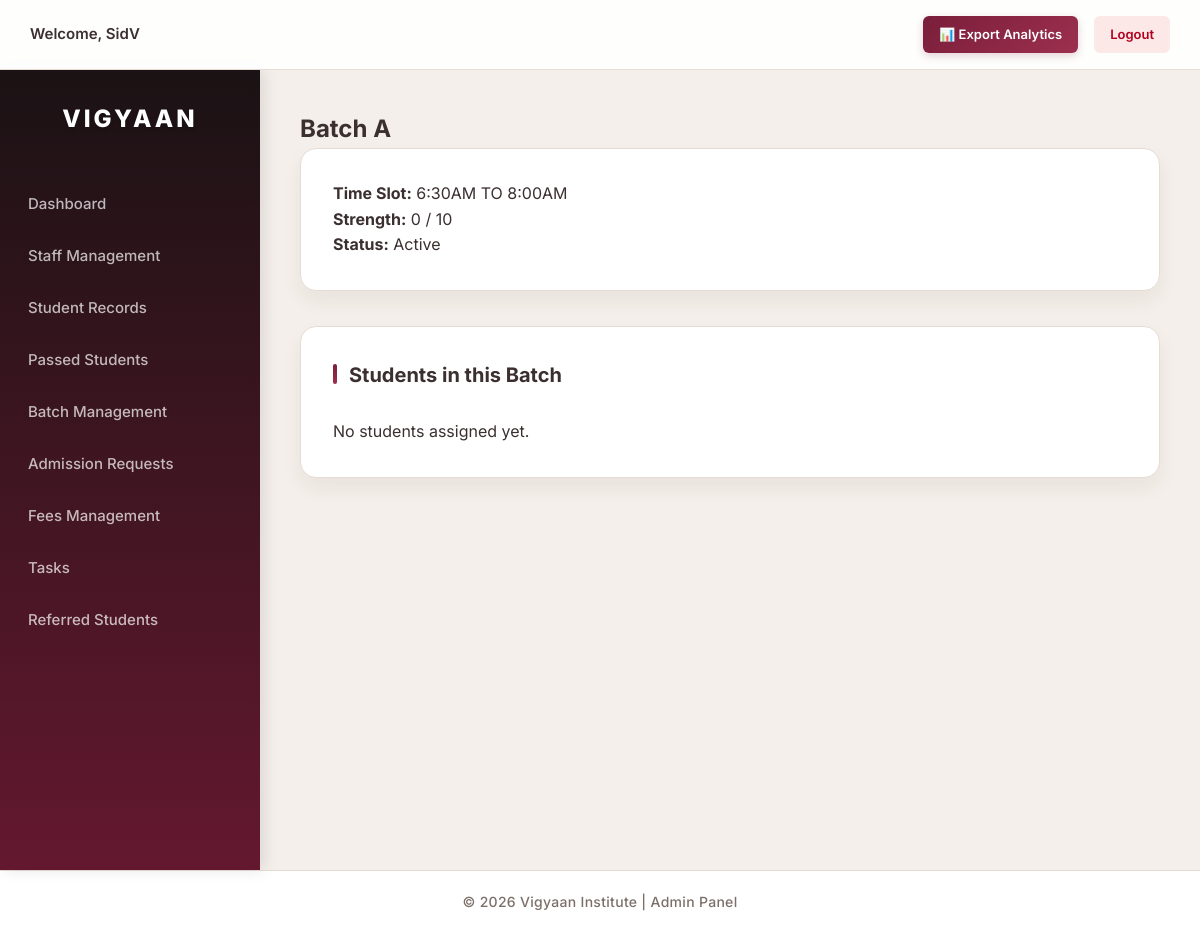
Before: /batches/view.php?id=1 (signed in) with the older database file.
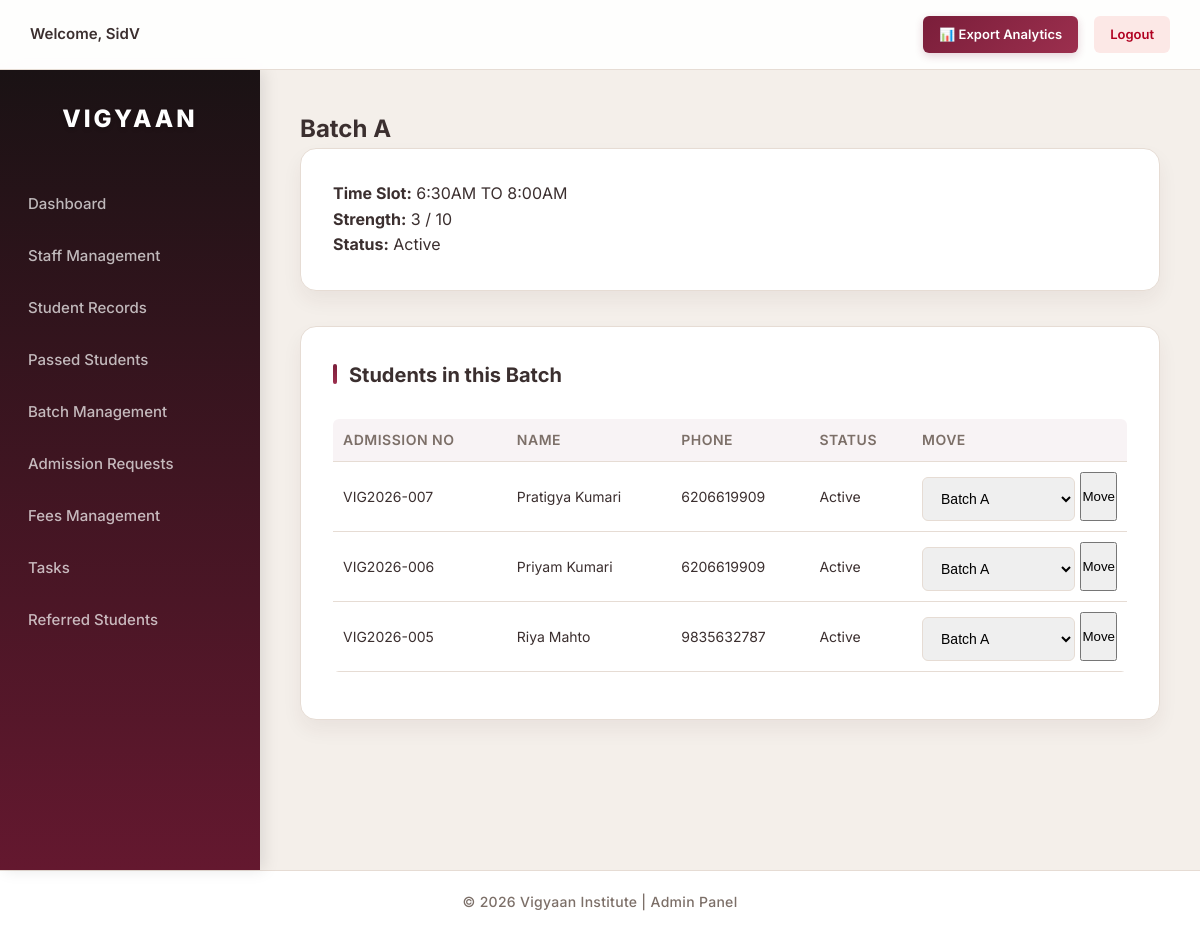
After: the same page with the newer database file.
### tables this page shows
CREATE TABLE `students` (
  `id` int(11) NOT NULL,
  `admission_no` varchar(20) NOT NULL,
  `registration_no` varchar(50) DEFAULT NULL,
  `full_name` varchar(100) NOT NULL,
  `dob` date DEFAULT NULL,
  `gender` enum('Male','Female','Other') DEFAULT NULL,
  `phone` varchar(15) DEFAULT NULL,
  `email` varchar(100) DEFAULT NULL,
  `photo` varchar(255) DEFAULT NULL,
  `father_name` varchar(100) DEFAULT NULL,
  `mother_name` varchar(100) DEFAULT NULL,
  `guardian_phone` varchar(15) DEFAULT NULL,
  `address` text DEFAULT NULL,
  `city` varchar(50) DEFAULT NULL,
  `state` varchar(50) DEFAULT NULL,
  `pincode` varchar(10) DEFAULT NULL,
  `course` varchar(100) DEFAULT NULL,
  `batch` varchar(50) DEFAULT NULL,
  `admission_date` date DEFAULT NULL,
  `course_duration` varchar(255) DEFAULT NULL,
  `total_fees` decimal(10,2) DEFAULT NULL,
  `fees_paid` decimal(10,2) DEFAULT 0.00,
  `status` enum('Active','Completed','Dropped') DEFAULT 'Active',
  `created_at` timestamp NOT NULL DEFAULT current_timestamp(),
  `updated_at` timestamp NOT NULL DEFAULT current_timestamp() ON UPDATE current_timestamp(),
  `sequence_no` int(11) NOT NULL,
  `medium` varchar(50) DEFAULT NULL,
  `institution_name` varchar(150) DEFAULT NULL,
  `institution_address` text DEFAULT NULL,
  `degree` varchar(100) DEFAULT NULL,
  `percentage` varchar(10) DEFAULT NULL,
  `main_subjects` varchar(150) DEFAULT NULL,
  `passing_year` varchar(10) DEFAULT NULL,
  `discount_type` varchar(50) DEFAULT NULL,
  `discount_percent` decimal(5,2) DEFAULT 0.00,
  `discount_amount` decimal(10,2) DEFAULT 0.00,
  `final_total` decimal(10,2) DEFAULT 0.00,
  `payment_structure` varchar(20) DEFAULT NULL,
  `heard_about` text DEFAULT NULL,
  `referred_student_name` varchar(100) DEFAULT NULL,
  `referred_student_phone` varchar(20) DEFAULT NULL,
  `heard_other_text` varchar(255) DEFAULT NULL,
  `batch_id` int(11) DEFAULT NULL,
  `receipt_number` varchar(100) DEFAULT NULL
);

### batches/view.php (the view, shortened to what this page needs)
<?php
require_once dirname(__DIR__) . '/includes/db.php';
$batch_id = intval($_GET['id']);
$stmt = $conn->prepare("SELECT * FROM batches WHERE id=?");
$stmt->bind_param("i", $batch_id);
$stmt->execute();
$result = $stmt->get_result();
$batch = $result->fetch_assoc();
$stmt = $conn->prepare("SELECT COUNT(*) FROM students WHERE batch_id=?");
$stmt->bind_param("i", $batch_id);
$stmt->execute();
$stmt->bind_result($strength);
$stmt = $conn->prepare("
    SELECT id, full_name, admission_no, phone, status
    FROM students
    WHERE batch_id=?
    ORDER BY full_name ASC
");
$stmt->bind_param("i", $batch_id);
$stmt->execute();
$students = $stmt->get_result();
require_once "../includes/header.php";
require_once "../includes/sidebar.php";
?>
<h2>Batch <?php echo $batch['batch_name']; ?></h2>
<div class="section-card">
<strong>Time Slot:</strong> <?php echo $batch['time_slot']; ?><br>
<strong>Strength:</strong> <?php echo (int)$strength; ?> / <?php echo $batch['capacity']; ?><br>
<strong>Status:</strong> <?php echo $batch['status']; ?>
</div>
<div class="section-card">
<h3>Students in this Batch</h3>
<?php if($students->num_rows == 0): ?>
<p>No students assigned yet.</p>
<?php else: ?>
<div class="table-responsive">
<table class="student-table">
<tr>
    <th>Admission No</th>
    <th>Name</th>
    <th>Phone</th>
    <th>Status</th>
    <th>Move</th>
</tr>
<?php while($student = $students->fetch_assoc()): ?>
<tr>
    <td><?php echo $student['admission_no']; ?></td>
    <td><?php echo $student['full_name']; ?></td>
    <td><?php echo $student['phone']; ?></td>
    <td><?php echo $student['status']; ?></td>
    <td>
        <form method="POST" style="display:flex; gap:5px;">
            <select name="new_batch_id" required>
                <?php
                $all_batches = $conn->query("SELECT * FROM batches WHERE status='Active'");
                while($b = $all_batches->fetch_assoc()):
                ?>
                <option value="<?php echo $b['id']; ?>">
                    Batch <?php echo $b['batch_name']; ?>
                </option>
                <?php endwhile; ?>
            </select>
            <button type="submit" name="move_student" class="move-btn">
                Move
            </button>
        </form>
    </td>
</tr>
<?php endwhile; ?>
</table>
</div>
<?php endif; ?>
</div>
<?php require_once "../includes/footer.php"; ?>

Changed rows visible on the page:
added students: admission_no "VIG2026-007", full_name "Pratigya Kumari", phone "6206619909", status "Active"
added students: admission_no "VIG2026-006", full_name "Priyam Kumari", phone "6206619909", status "Active"
added students: admission_no "VIG2026-005", full_name "Riya Mahto", phone "9835632787", status "Active"
Other visible differences:
$strength: "0" → "3"
text no longer shown: "No students assigned yet."
text now shown: "ADMISSION NO NAME PHONE STATUS MOVE"
